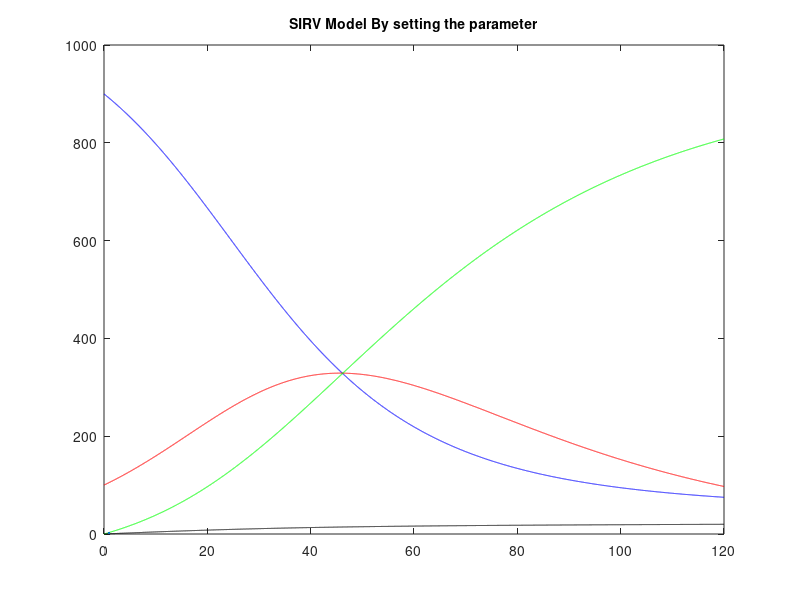

Here is the MATLAB script that generated this plot: (Note: this script raises an error after producing the figure.)
clc;close all;
%function initialization
sirvI=@(ys,yi,beta,gama,N) (beta*ys*yi)/N-(gama*yi);
sirvR=@(yi,yr,gama) (gama*yi);
sirvS=@(ys,yi,beta,ro,yr,N) (-beta*ys*yi)/N-(ro*ys);
sirvV=@(ys,ro) ro*ys;
%initialize parameter
a=0;            %starting point
b=120; %end point
h=0.01;         %step size
n=(b-a)/h;      %partition number
x=a:h:b;
N=1000;       %Total population
beta=0.09;     %rate of infection
gama=0.03;    %rate of recovery
ro=0.0005;       %rate of vaccinization
iniI=0.1*N;
iniR=0;
iniV=0;
iniS=N-iniI-iniR-iniV;
%s: suspectible
ys=zeros(1,n+1);
ys(1)=iniS;
%i: infectous
yi=zeros(1,n+1);
yi(1)=iniI;
%r: recovered
yr=zeros(1,n+1);
yr(1)=iniR;
%v: vaccinised
yv=zeros(1,n+1);
yv(1)=iniV;
%calculating by RK method
for i=1:n
    %K1
    s_k1=sirvS(ys(i),yi(i),beta,ro,yr(i),N);
    i_k1=sirvI(ys(i),yi(i),beta,gama,N);
    r_k1=sirvR(yi(i),yr(i),gama);
    v_k1=sirvV(ys(i),ro);
    %K2
    s_k2=sirvS(ys(i)+(0.5*s_k1*h),yi(i)+(0.5*i_k1*h),beta,ro,yr(i)+(0.5*r_k1*h),N);
    i_k2=sirvI(ys(i)+(0.5*s_k1*h),yi(i)+(0.5*i_k1*h),beta,gama,N);
    r_k2=sirvR(yi(i)+(0.5*i_k1*h),yr(i)+(0.5*r_k1*h),gama);
    v_k2=sirvV(ys(i)+(0.5*s_k1*h),ro);
    %K3
    s_k3=sirvS(ys(i)+(0.5*s_k2*h),yi(i)+(0.5*i_k2*h),beta,ro,yr(i)+(0.5*r_k2*h),N);
    i_k3=sirvI(ys(i)+(0.5*s_k2*h),yi(i)+(0.5*i_k2*h),beta,gama,N);
    r_k3=sirvR(yi(i)+(0.5*i_k2*h),yr(i)+(0.5*r_k2*h),gama);
    v_k3=sirvV(ys(i)+(0.5*s_k2*h),ro);
    %K4
    s_k4=sirvS(ys(i)+(s_k3*h),yi(i)+(i_k3*h),beta,ro,yr(i)+(r_k3*h),N);
    i_k4=sirvI(ys(i)+(s_k3*h),yi(i)+(i_k3*h),beta,gama,N);
    r_k4=sirvR(yi(i)+(i_k3*h),yr(i)+(r_k3*h),gama);
    v_k4=sirvV(ys(i)+(s_k3*h),ro);
    %y(i+1)
    ys(i+1)=ys(i)+((h/6)*(s_k1+(2*s_k2)+(2*s_k3)+s_k4));
    yi(i+1)=yi(i)+((h/6)*(i_k1+(2*i_k2)+(2*i_k3)+i_k4));
    yr(i+1)=yr(i)+((h/6)*(r_k1+(2*r_k2)+(2*r_k3)+r_k4));
    yv(i+1)=yv(i)+((h/6)*(v_k1+(2*v_k2)+(2*v_k3)+v_k4));
end


plot(x,ys,'b',x,yi,'r',x,yr,'g',x,yv,'black',LineWidth=2);
title("SIRV Model By setting the parameter","FontSize",10);
xlabel('Time(in days)',FontSize=15);
legend('S','I','R','V',fontsize=15);